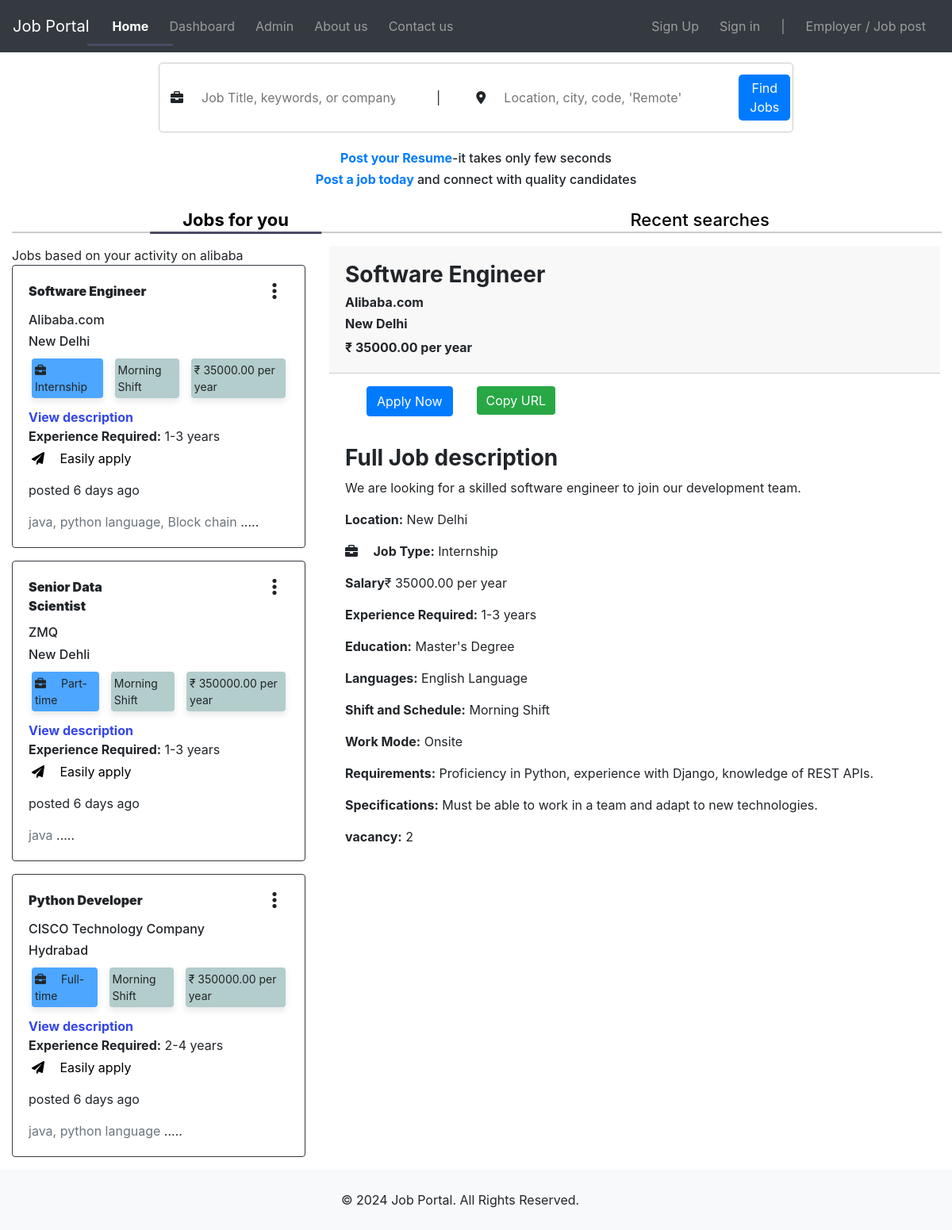
The page / on the database its author committed.
### JobApp/models.py (models this page shows, shortened)
class Job(models.Model):
    recruiter = models.ForeignKey(
        CustomUser,
        on_delete=models.CASCADE,
        limit_choices_to={'user_type': 'recruiter'}
    )
    title = models.CharField(max_length=255)
    description = models.TextField()
    location = models.CharField(max_length=255)
    job_type = models.CharField(
        max_length=50,
        choices=[
            ('full-time', 'Full-time'),
            ('part-time', 'Part-time'),
            ('internship', 'Internship')
        ]
    )
    salary = models.DecimalField(
        max_digits=10,
        decimal_places=2,
        null=True,
        blank=True
    )
    skills =models.ManyToManyField("Skill", related_name='technical_skill',blank=True)
    requirements = models.TextField(help_text="List of job requirements")
    experience_required = models.CharField(
        max_length=100,
        help_text="Required experience level"
    )
    specifications = models.TextField(
        null=True,
        blank=True,
        help_text="Any other specific requirements"
    )
    education=models.CharField(_("Education"), max_length=50,choices=education, default='masters')
    language=models.CharField(_("Languages"), max_length=50,choices=language,default='eng')
    schedule=models.CharField(_("Shift and schedule"), max_length=50,choices=shift,default='morning')
    work_mode = models.CharField(
        max_length=10,
        choices=WORK_MODE_CHOICES,
        default='Onsite',  # Default to 'Onsite'
    )
    created_at = models.DateTimeField(auto_now_add=True, null=True)
    updated_at = models.DateTimeField(auto_now=True, null=True)
    is_published = models.BooleanField(default=False)
    is_closed = models.BooleanField(default=False)
    Vacancy = models.CharField(max_length=10, null=True)
    end_date = models.DateField(max_length=20, null=True,default='None')
    gender = models.CharField(max_length=30,choices=gender_chioce ,blank=True)
    likes=models.ManyToManyField(CustomUser,related_name='job_likes')

class Skill(models.Model):
    skill_name=models.CharField(_("skill"), max_length=200)

### users/models.py (models this page shows, shortened)
class CustomUser(AbstractBaseUser,PermissionsMixin):
    username=None  #Removed the username field*/
    email = models.EmailField(_("email address"), unique=True)
    first_name = models.CharField(max_length=100)
    last_name = models.CharField(max_length=100)
    is_staff = models.BooleanField(default=False)
    is_active = models.BooleanField(default=True)
    date_joined = models.DateTimeField(_("join date"), default=timezone.now)
    USER_TYPE_CHOICES = (
        ('candidate', 'Candidate'),
        ('recruiter', 'Recruiter'),
    )
    user_type = models.CharField(max_length=10,choices=USER_TYPE_CHOICES)
    USERNAME_FIELD="email"
    REQUIRED_FIELDS=[]
    objects=CustomUserManager()

### Account/models.py (models this page shows, shortened)
class RecruiterProfile(models.Model):
    USER_TYPE_CHOICES=CustomUser.USER_TYPE_CHOICES
    user = models.OneToOneField(CustomUser, on_delete=models.CASCADE)
    company_name=models.CharField(_("Your company name"), max_length=50)
    company_logo=models.ImageField(_("Company Image"), upload_to='proImage',blank=True,null=True)
    contact_phone=models.CharField(_("Phone number"), max_length=50,blank=True,null=True)
    location=models.CharField(_("Location "),max_length=50,default='New Dehli')
    bio=models.TextField(_("Write your bio here!!!!!!!"),max_length=500,blank=True)

### JobApp/views.py (the view)
# urls.py: path('', views.job_view, name='job_view'), # if using class based view, views.job_view.as_view()
def job_view(request):
    jobs = Job.objects.none()
    if request.user.is_authenticated:
        if request.user.user_type=='recruiter':
            jobs=Job.objects.filter(recruiter=request.user)
        elif request.user.user_type=='candidate':
            jobs=Job.objects.all()
        else:
            jobs=Job.objects.all()
    else:
        jobs=Job.objects.all()
    for job in jobs:
      time_diff=timezone.now()-job.created_at
      postdays=time_diff.days
      job.skills_list = job.skills.all()[:4]
    return render(request, 'JobApp/jobPage.html', locals())

### templates/JobApp/jobPage.html (shortened to what this page needs)
{% extends "base.html" %} {% load static %}  {% block content %}
<link rel="stylesheet" href="https://cdnjs.cloudflare.com/ajax/libs/font-awesome/6.6.0/css/all.min.css" />
<link rel="stylesheet" href="https://cdnjs.cloudflare.com/ajax/libs/font-awesome/6.0.0-beta3/css/all.min.css" />
<link rel="stylesheet" href="https://cdnjs.cloudflare.com/ajax/libs/font-awesome/6.7.1/css/brands.min.css">
<link rel="stylesheet" href="{% static 'css/searchbox.css' %}" />
<link rel="stylesheet" href="{% static 'css/jobpage.css' %}">
<link rel="stylesheet" href="{% static 'css/recentSearches.css'%}">
<link rel="stylesheet" href="{% static 'css/dot.css'%}">
<link rel="stylesheet" href="{% static 'css/copyLink.css' %}">
{% include "candidate_navbar.html" %}
{% if jobs %}
<div class="container-fluid">
    <div class="row mt-3">
        <form class="search-box" method="post" action="{% url 'JobApp:search_job' %}">
            <div class="search-input">
                <i class="fas fa-briefcase"></i>
                <input type="search" name="job" placeholder="Job Title, keywords, or company" id="job"  />
            </div>
            <div class="divider">|</div>
            <div class="search-input">
                <i class="fas fa-map-marker-alt"></i>
                <input type="search" name="location" placeholder="Location, city, code, 'Remote'" id="location" />
            </div>
            <button type="submit" class="find-button">Find Jobs</button>
        </form>
        <br />
    </div>
    <div class="row d-flex align-items-center flex-column mt-3" style="height: 70px">
        <h6 class="">
            <a class="js-create-book" href="" data-toggle="modal" data-target="#exampleModal"><b>Post your Resume</b></a>-it takes only few seconds
        </h6>
        <h6 class="">
            <a style="" href="{% url 'JobApp:create_job' %}"><b>Post a job today</b></a> and connect with quality
            candidates
        </h6>
    </div>
    <div class="d-flex justify-content-sm-around mt-1 " style="height: 12px;  ">
        <h5 class="">
            <a href="#" class="nav-item sliding active" style="font-size: 22px;" onclick="activate(this)">Jobs for you</a>
        </h5>
        <h5 class="">
            <a href="#" class="nav-item sliding"  style="font-size: 22px;"onclick="activate(this)">Recent searches</a>
        </h5>
    </div>
    <hr style="
      border: 1px solid #ccc;
      width: 100%;
      text-align: left;
    " />
    <div class="row">
        <div class="col-md-4">
            </h6  class='mr-3 text-center'> Jobs based on your activity on alibaba </h6>
            {% for job in jobs %}
            <div class="card shadow-sm mb-3 border border-dark rounded job-item" data-job-id="{{ job.id }}"
                onclick="showJobDetails({{ job.id }})">
                <article class="card-body" >
                    <div class="row card-title d-flex justify-content-between font-weight-bold" style="font-size: 16px;">
                        <div class="col-md-6"><b>{{ job.title }} </b></div>
                        <div class="col-md-6 text-right" onclick="showBox('buttonBox{{ forloop.counter }}')" >
                            <i class="fa-solid fa-ellipsis-vertical" ></i>
                        </div>
                    </div>
                    <h6>{{ job.recruiter.recruiterprofile.company_name }}</h6>
                    <h6>{{ job.location }}</h6>
                    <div class="job-details-row mb-2 p-1" style='font-size:14px; '>
                        <div class="job-detail p-1" style="background-color: #4da6ff">
                            <i class="fa-solid fa-briefcase"></i> {{ job.get_job_type_display }}
                        </div>
                        <div class="job-detail p-1">{{ job.get_schedule_display }}</div>
                        <div class="job-detail p-1">
                            ₹ {{ job.salary|default:"Not specified" }} per year
                        </div>
                    </div>
                    <a href="{% url 'JobApp:single_job_view' job.id %}" style="text-decoration: none;color:rgb(52, 70, 233); "></i> <b>View description</b></a>
                    <p class="mb-1">
                        <strong>Experience Required:</strong> {{ job.experience_required }}
                    </p>
                            <div class="row m-1 mb-3 d-flex justify-content-between">
                                    <a  href="{% url 'JobApp:single_job_view' job.id %}"
                                    style="text-decoration: none; color: black"><i class="fa-solid fa-paper-plane"></i> Easily
                                    apply</a>
                            </div>
                    {% if postdays == 0 %}
                    <p>just post</p>
                    {% elif postdays == 1%}
                    <p>posted {{ postdays }} day ago</p>
                    {% else %}
                    <p>posted {{ postdays }} days ago</p>
                    {% endif %}
                    {% if job.skills_list %}
                            {% for skill in job.skills_list %}
                                <span class="text-muted">{{ skill.skill_name }}{% if not forloop.last %}, {% endif %}</span>
                            {% endfor %}
                            <span>.....</span>
                        {% else %}
                            <p><b>No specific skills mentioned.</b></p>
                        {% endif %}
                </article>
            </div>
            {% endfor %}
        </div>
        <div class="col-md-8">
            <div id="job-details-container" class='main-div'>
                <div class="fixed-div " >
                    <h3 style="font-weight: bold;">{{ jobs.0.title }}</h3>
                    <h6 style="font-weight: bold;">{{ jobs.0.recruiter.recruiterprofile.company_name }}</h6>
                    <h6 style="font-weight: bold;">{{ jobs.0.location }}</h6>
                    <h6 style="font-weight: bold;" class="" style="background-color: #b3cccc;"></h6>₹ {{ jobs.0.salary|default:"Not specified" }}
                    per
                    year
                </div>
                 <div class="row d-flex justify-content-around w-50 m-3">
                     <div class="col-md">
                        <form action="{% url 'JobApp:apply_job' jobs.0.id %}" method="POST" class="ml-3">
                            <input type="submit" class="btn  btn-primary " value="Apply Now" />
                          </form>
                    </div>
                    <div class="col-md"><button class="btn  bg-success" id="copyURL">Copy URL</button></div>
                    <div class="col-md"></div>
                 </div>
                <div class="scrollable-div">
                    <h3 style="font-weight: bold;">Full Job description</h3>
                    <p>{{ jobs.0.description }}</p>
                    <p><strong>Location:</strong> {{ jobs.0.location }}</p>
                    <p>
                        <i class="fa-solid fa-briefcase"></i> <strong>Job Type:</strong> {{ jobs.0.get_job_type_display }}
                    </p>
                    <p>
                        <strong>Salary</strong>₹ {{ jobs.0.salary|default:"Not specified" }} per year
                    </p>
                    <p>
                        <strong>Experience Required:</strong> {{ jobs.0.experience_required }}
                    </p>
                    <p><strong>Education:</strong> {{ jobs.0.get_education_display }}</p>
                    <p><strong>Languages:</strong> {{ jobs.0.get_language_display }}</p>
                    <p><strong>Shift and Schedule:</strong> {{ jobs.0.get_schedule_display }}</p>
                    <p><strong>Work Mode:</strong> {{ jobs.0.get_work_mode_display }}</p>
                    <p>
                        <strong>Requirements:</strong> {{ jobs.0.requirements|linebreaksbr }}
                    </p>
                    {% if jobs.0.specifications %}
                    <p>
                        <strong>Specifications:</strong> {{ jobs.0.specifications|linebreaksbr }}
                    </p>
                    {% endif %}
                    <p>
                        <strong>vacancy:</strong> {{ jobs.0.Vacancy|default:"Not specified" }}
                    </p>
                </div>
            </div>
        </div>
    </div>
</div>
{% endif %}
<footer class="bg-light py-3">
    <div class="container">
        <p class="text-center mb-0">&copy; 2024 Job Portal. All Rights Reserved.</p>
    </div>
</footer>
{% endblock %}

### static/css/searchbox.css (style rules this page uses)
.search-box { display: flex; align-items: center; gap: 45px; border: 1px solid #ccc; padding: 14px; border-radius: 5px; max-width: 800px; margin: 7px auto; }
.search-input { display: flex; align-items: center; gap: 5px; }
.search-input input { border: none; outline: none; padding: 3px; }
.find-button { background-color: #007bff; color: white; padding: 5px 14px; border: none; border-radius: 5px; cursor: pointer; font-size: 1rem; }

### static/css/jobpage.css (style rules this page uses)
.job-details-row { display: flex; gap: 15px; align-items: center; }
.job-detail { background-color: #b3cccc; padding: 3px; border-radius: 4px; box-shadow: 0 4px 8px rgba(0, 0, 0, 0.1); }
.main-div { display: flex; flex-direction: column; height: 100vh; }
.fixed-div { font-weight: bold; background-color: #f8f8f8; padding: 20px; border-bottom: 1px solid #ccc; }
.scrollable-div { flex-grow: 1; overflow-y: auto; padding: 20px; background-color: #ffffff; }

### static/css/recentSearches.css (style rules this page uses)
.nav-item { position: relative; text-decoration: none; color: black; font-size: 16px; padding: 5px; }
.nav-item:hover, .nav-item.active { font-weight: bold; text-decoration: none; }
.nav-item.active::after { content: ''; position: absolute; bottom: 0; left: 50%; transform: translateX(-50%); width: 150%; height: 3px; background-color: rgb(74, 74, 100); }

### static/css/dot.css (style rules this page uses)
.container { margin: 10px; }
.fa-ellipsis-vertical { font-size: 24px; cursor: pointer; }
.button-box button ,i { margin-right: 15px; border: none; }

### static/css/copyLink.css (style rules this page uses)
#copyURL { cursor: pointer; color: white; border: none; }

### templates/candidate_navbar.html (style rules this page uses)
body { padding-top: 56px; }

### rows shown on the page
Job: title "Software Engineer", recruiter.recruiterprofile.company_name "Alibaba.com", location "New Delhi", job_type "Internship", schedule "Morning Shift", salary "35000.00", experience_required "1-3 years", recruiter.company_name "Alibaba.com", description "We are looking for a skilled software engineer to join our development team.", education "Master's Degree", language "English Language", work_mode "Onsite", requirements "Proficiency in Python, experience with Django, knowledge of REST APIs.", specifications "Must be able to work in a team and adapt to new technologies.", Vacancy "2"
Skill: skill_name "java"
Skill: skill_name "python language"
Skill: skill_name "Block chain"
Job: title "Senior Data Scientist", recruiter.recruiterprofile.company_name "ZMQ", location "New Dehli", job_type "Part-time", schedule "Morning Shift", salary "350000.00", experience_required "1-3 years"
Job: title "Python Developer", recruiter.recruiterprofile.company_name "CISCO Technology Company", location "Hydrabad", job_type "Full-time", schedule "Morning Shift", salary "350000.00", experience_required "2-4 years"
